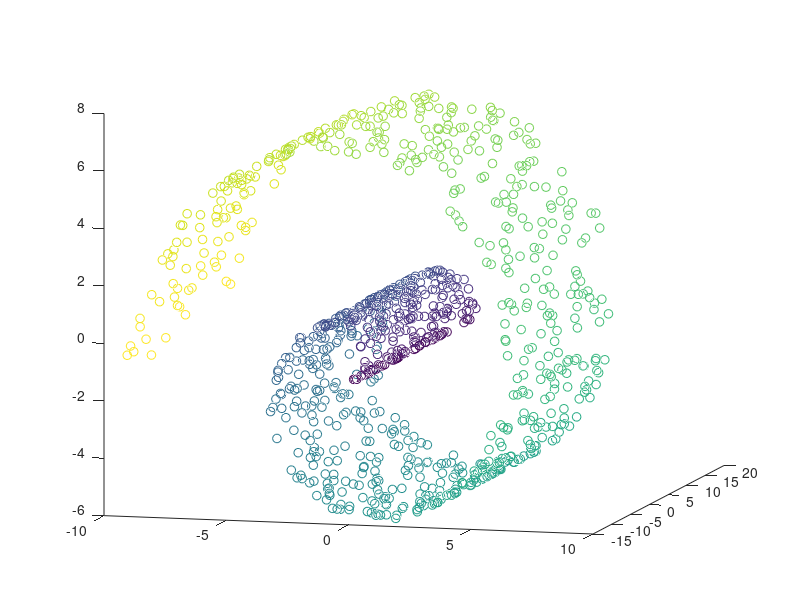
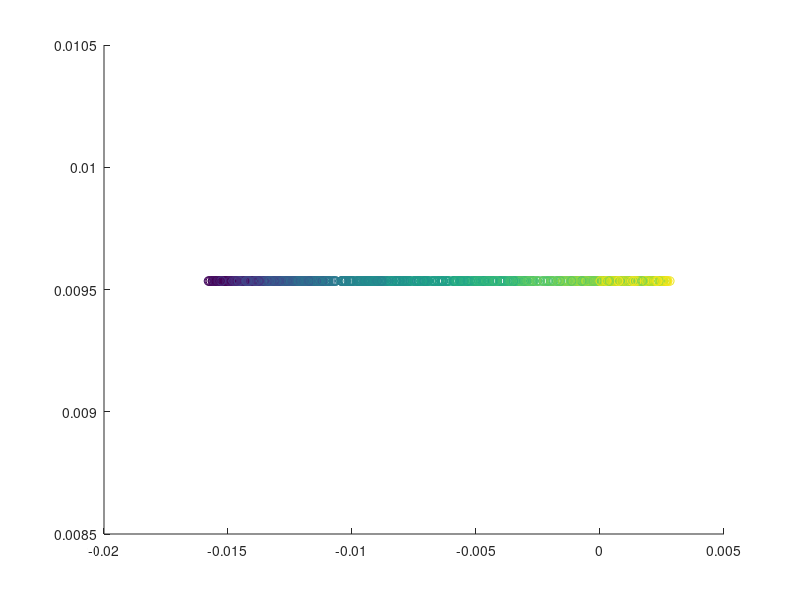

The MATLAB source for these figures, in order:
n=1000; k=10; a=3*pi*rand(n,1);
x=[a.*cos(a) 30*rand(n,1) a.*sin(a)];
x=x-repmat(mean(x),[n,1]); x2=sum(x.^2,2);
d=repmat(x2,1,n)+repmat(x2',n,1)-2*x*x'; [p,i]=sort(d);
W=sparse(d<=ones(n,1)*p(k+1,:)); w=(W+W'~=0);
D=diag(sum(W,2)); L=D-W; [z,v]=eigs(L,D,3,'sm');

figure(1); clf; hold on; view([15 10]);
scatter3(x(:,1),x(:,2),x(:,3),40,a,'o');
figure(2); clf; hold on;
scatter(z(:,2),z(:,1),40,a,'o');
